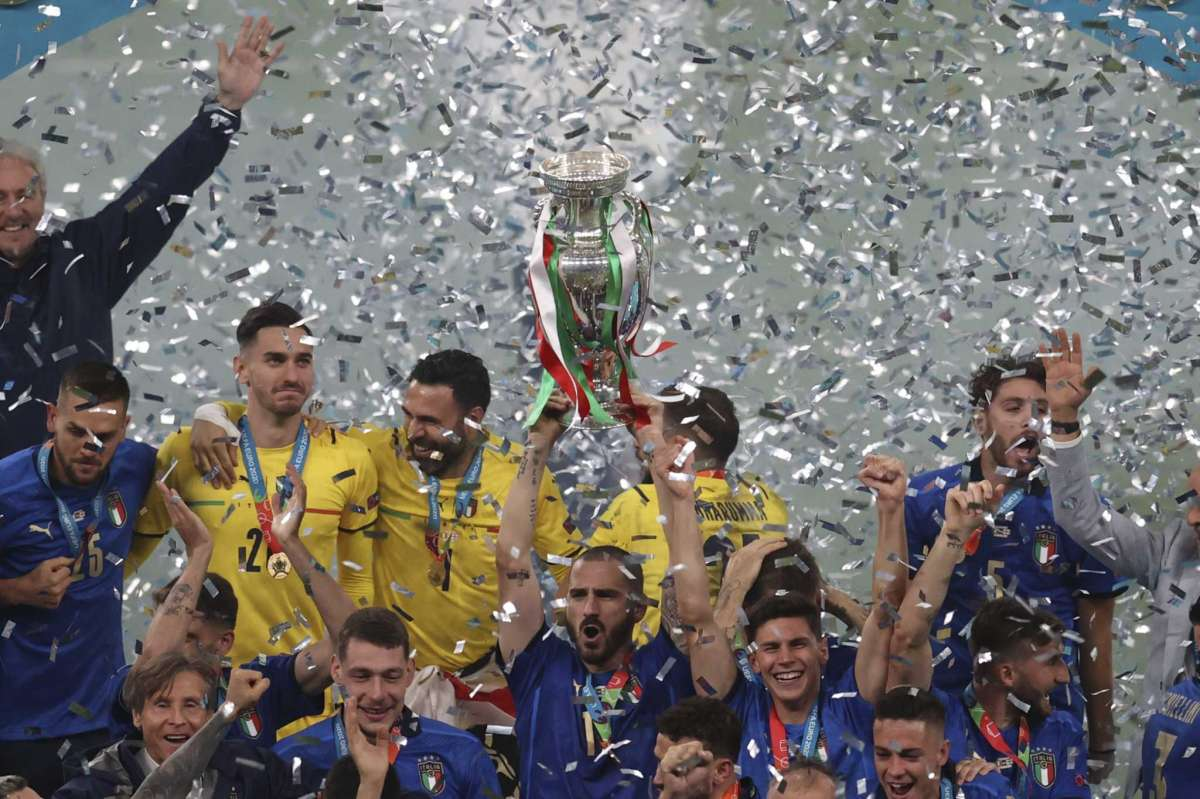
#> input picture assets/images/test.jpg, 1200 x 799 px
$ python filter.py
#> lines starting #> are read from the running program, lines starting #| are printed output that depends on the picture
#> further down, test_image is the input picture: shape (799, 1200, 3); mean B, G, R 109.4, 111.5, 114.8
import cv2
import numpy as np
import math


# helping hsv function
# [112 lines left out: functions hsv, filter1, filter2, filter3, filter4, filter5 and 3 more, not called in this run]


# max rgb
def filter9(image):
    (B, G, R) = cv2.split(image)

    m = np.maximum(np.maximum(R, G), B)
    R[R < m] = 0
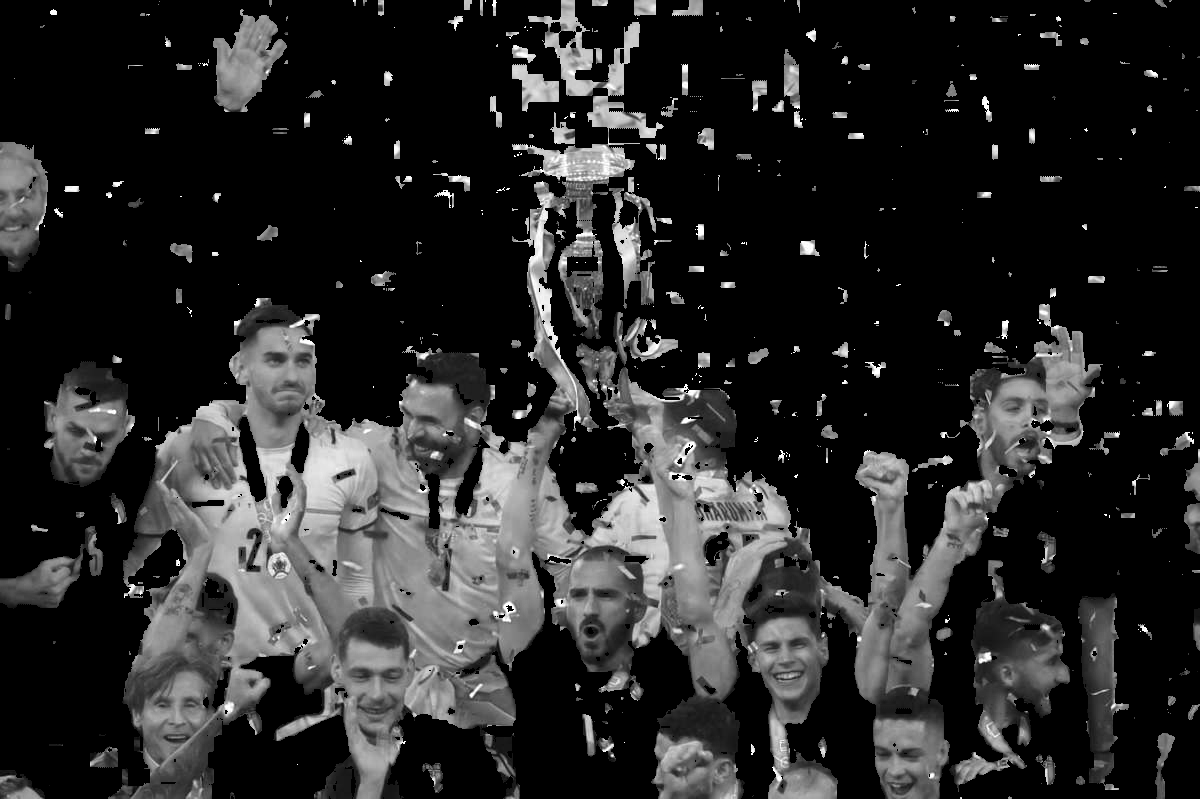
#> R: shape (799, 1200); min 0, max 255, mean 41.1
    G[G < m] = 0
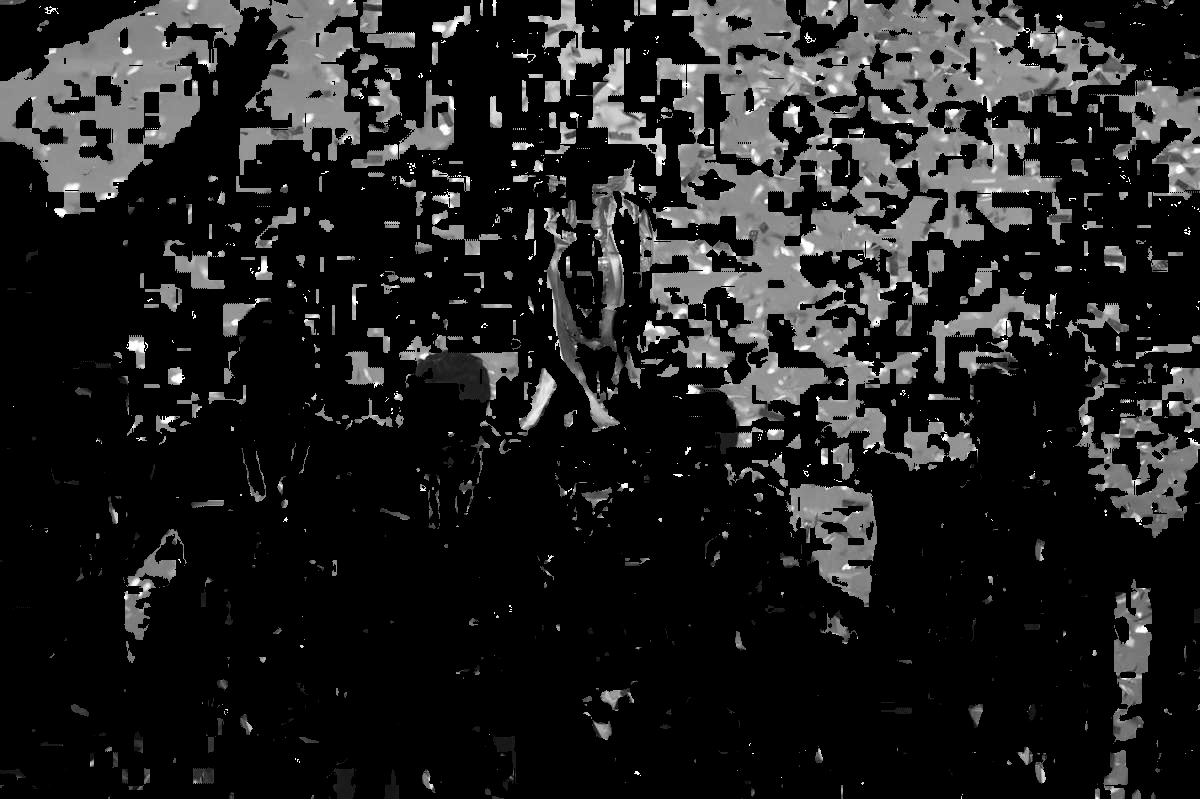
#> G: shape (799, 1200); min 0, max 255, mean 32.1
    B[B < m] = 0
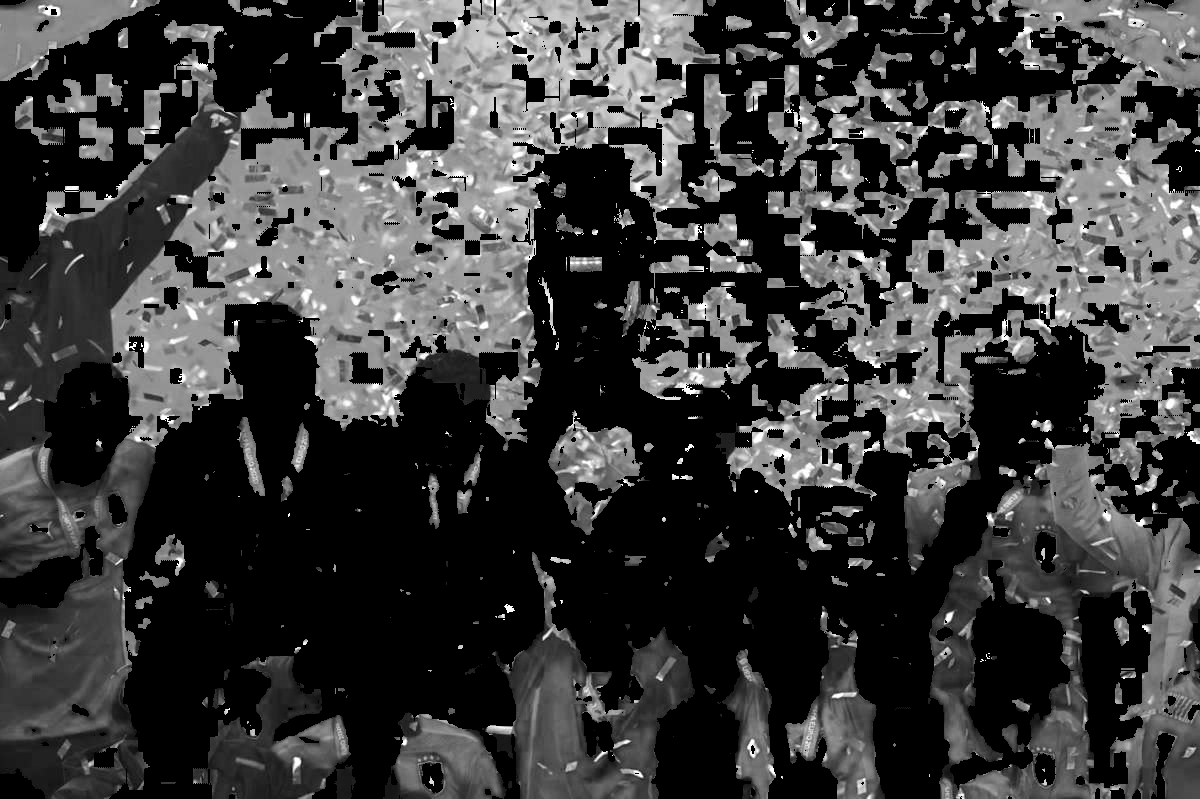
#> B: shape (799, 1200); min 0, max 255, mean 59.8

    filtered = cv2.merge([B, G, R])
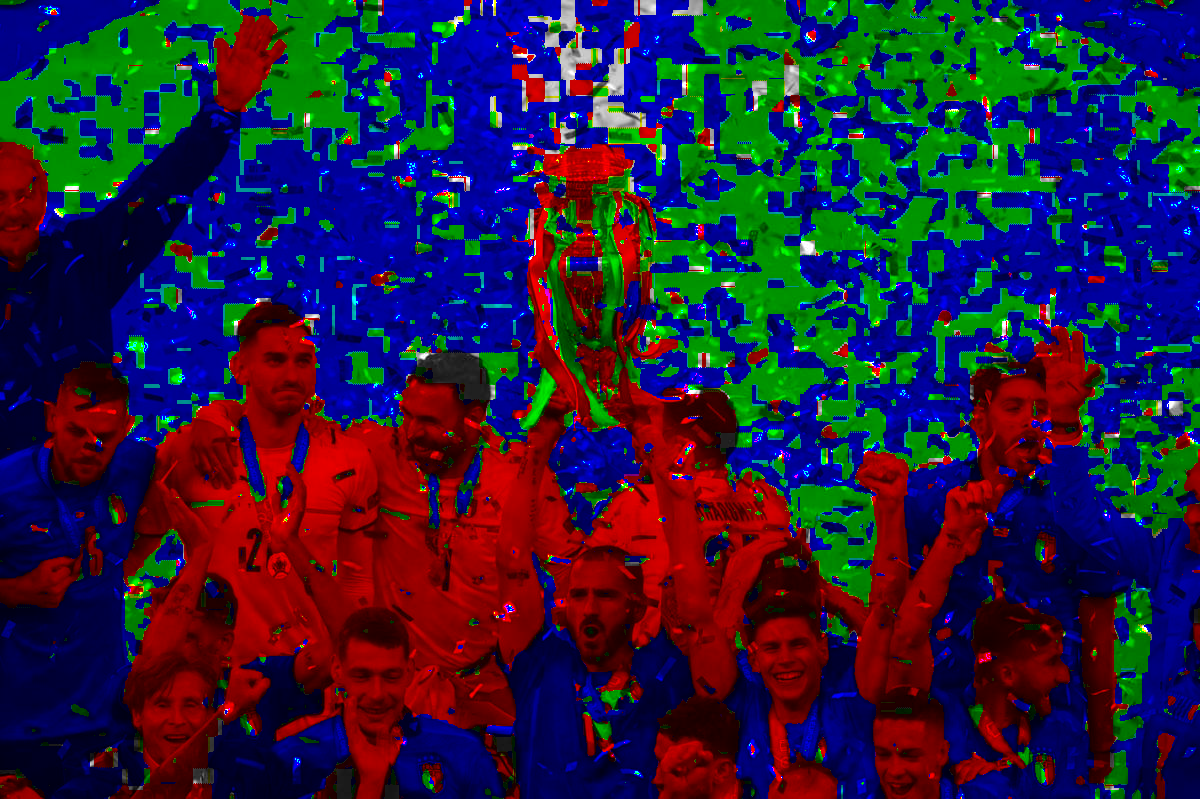
#> filtered: shape (799, 1200, 3); mean B, G, R 59.8, 32.1, 41.1
    return filtered


if __name__ == '__main__':
    test_image = cv2.imread('assets/images/test.jpg')
    result = filter9(test_image)
    cv2.imshow('result', result)
    cv2.waitKey(0)
